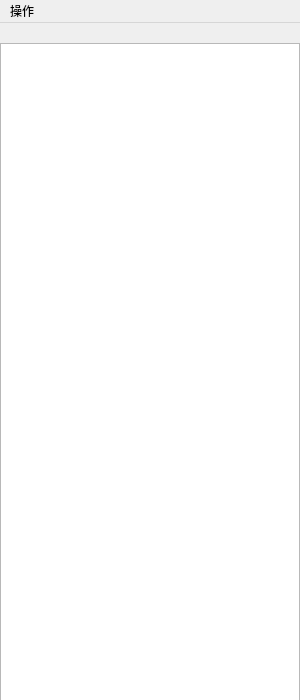
<?xml version="1.0" encoding="UTF-8"?>
<ui version="4.0">
 <class>MainWindow</class>
 <widget class="QMainWindow" name="MainWindow">
  <property name="geometry">
   <rect>
    <x>0</x>
    <y>0</y>
    <width>300</width>
    <height>700</height>
   </rect>
  </property>
  <property name="minimumSize">
   <size>
    <width>300</width>
    <height>700</height>
   </size>
  </property>
  <property name="maximumSize">
   <size>
    <width>300</width>
    <height>700</height>
   </size>
  </property>
  <property name="windowTitle">
   <string>MainWindow</string>
  </property>
  <property name="windowIcon">
   <iconset resource="ico.qrc">
    <normaloff>:/ico/ico64.ico</normaloff>:/ico/ico64.ico</iconset>
  </property>
  <widget class="QWidget" name="centralwidget">
   <widget class="QTextEdit" name="textEdit">
    <property name="geometry">
     <rect>
      <x>0</x>
      <y>20</y>
      <width>300</width>
      <height>680</height>
     </rect>
    </property>
    <property name="readOnly">
     <bool>true</bool>
    </property>
   </widget>
  </widget>
  <widget class="QMenuBar" name="menubar">
   <property name="geometry">
    <rect>
     <x>0</x>
     <y>0</y>
     <width>300</width>
     <height>23</height>
    </rect>
   </property>
   <widget class="QMenu" name="menu">
    <property name="title">
     <string>操作</string>
    </property>
    <addaction name="actionAddGame"/>
    <addaction name="actionRmGame"/>
   </widget>
   <addaction name="menu"/>
  </widget>
  <action name="actionAddGame">
   <property name="text">
    <string>添加游戏</string>
   </property>
  </action>
  <action name="actionRmGame">
   <property name="text">
    <string>删除游戏</string>
   </property>
  </action>
 </widget>
 <resources>
  <include location="ico.qrc"/>
 </resources>
 <connections/>
</ui>
